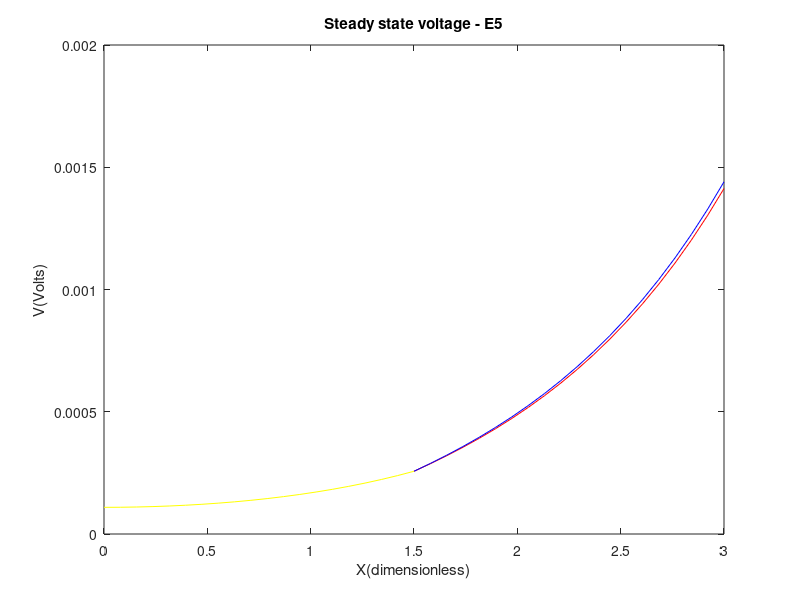

MATLAB code for this plot:
% electrical constants and derived quantities for typical 
% mammalian dendrite

% Dimensions of compartments

d1 = 75e-4; 			% cm
% d21 = 30e-4; 			% cm
% d22 = 15e-4; 			% cm
d21 = 47.2470e-4;       % E9 cm
d22 = d21;               % E9 cm

l1 = 1.5;			% dimensionless
l21 = 3.0;			% dimensionless
l22 = 3.0;			% dimensionless

% Electrical properties of compartments

Rm = 6e3;			% Ohms cm^2
Rc = 90;			% Ohms cm
Rs = 1e6;			% Ohms

c1 = 2*(Rc*Rm)^(1/2)/pi;

rl1 = c1*d1^(-3/2);		% Ohms
rl21 = c1*d21^(-3/2);		% Ohms
rl22 = c1*d22^(-3/2);		% Ohms


% Applied current

iapp = 1e-9; 	% Amps

% Coefficient matrices

A = [1 -1 0 0 0 0;
     0 0 exp(-l21) exp(l21) 0 0;
     0 0 0 0 exp(-l22) exp(l22);
     exp(-l1) exp(l1) -exp(-l1) -exp(l1) 0 0;
     0 0 exp(-l1) exp(l1) -exp(-l1) -exp(l1);
     -exp(-l1) exp(l1) rl1*exp(-l1)/rl21 -rl1*exp(l1)/rl21 rl1*exp(-l1)/rl22 -rl1*exp(-l1)/rl22];

b = [rl1*iapp 0 0 0 0 0]';

%Question 3
x = A\b;
display(x)

%Question 4
y1=linspace(0,l1,20);
y21=linspace(l1,l21,20);
y22=linspace(l1,l22,20);
v1=x(1)*exp(-y1)+x(2)*exp(y1);
v21=x(3)*exp(-y21)+x(4)*exp(y21);
v22=x(5)*exp(-y22)+x(6)*exp(y22);
plot(y1,v1,'y-',y21,v21,'r-',y22,v22,'b-');
xlabel('X(dimensionless)');
ylabel('V(Volts)');
title('Steady state voltage - E5');

%Explanation
%In the diagram, the red line is not visible, which means that it is either equal to the blue line or it is so close to the blue line that it is indistinguishable. Since the yellow line shows the membrane potential of the parent branch, which has no influence on the daughter branches, it is reasonable to conclude that the red and blue lines are equal. This would mean that the steady state voltage profiles of the two daughter branches are identical.
%The code also supports this conclusion. The code uses red and blue to plot the steady state voltage profiles of the two daughter branches. However, since the red line is not visible, it is clear that the blue line has been plotted over it. This means that the two lines are equal, and therefore the steady state voltage profiles of the two daughter branches are equal.
%In conclusion, the evidence from the diagram and the code strongly suggests that the steady state voltage profiles of the two daughter branches are equal.

%Question 5

%part (a)

A1 = A;
A1(2,:) = [0 0 -exp(-l21) exp(l21) 0 0];
x = A1\b;
y1=linspace(0,l1,20);
y21=linspace(l1,l21,20);
y22=linspace(l1,l22,20);
v1=x(1)*exp(-y1)+x(2)*exp(y1);
v21=x(3)*exp(-y21)+x(4)*exp(y21);
v22=x(5)*exp(-y22)+x(6)*exp(y22);
plot(y1,v1,'y-',y21,v21,'r-',y22,v22,'b-');
xlabel('X(dimensionless)');
ylabel('V(Volts)');
title('Steady state voltage - E5');


%part (b)
A1(3,:) = [0 0 0 0 -exp(-l22) exp(l22)];
x = A1\b;
y1=linspace(0,l1,20);
y21=linspace(l1,l21,20);
y22=linspace(l1,l22,20);
v1=x(1)*exp(-y1)+x(2)*exp(y1);
v21=x(3)*exp(-y21)+x(4)*exp(y21);
v22=x(5)*exp(-y22)+x(6)*exp(y22);
plot(y1,v1,'y-',y21,v21,'r-',y22,v22,'b-');
xlabel('X(dimensionless)');
ylabel('V(Volts)');
title('Steady state voltage - E5');


%part (c)
A(2,:) = [0 0 -exp(-l21) exp(l21) 0 0];
b(1) = 0; 
b(2) = rl21*iapp;
x=A\b;
y1=linspace(0,l1,20);
y21=linspace(l1,l21,20);
y22=linspace(l1,l22,20);
v1=x(1)*exp(-y1)+x(2)*exp(y1);
v21=x(3)*exp(-y21)+x(4)*exp(y21);
v22=x(5)*exp(-y22)+x(6)*exp(y22);
plot(y1,v1,'y-',y21,v21,'r-',y22,v22,'b-');
xlabel('X(dimensionless)');
ylabel('V(Volts)');
title('Steady state voltage - E5');


%part (d)
b(3) = rl22*iapp;
x=A\b;
y1=linspace(0,l1,20);
y21=linspace(l1,l21,20);
y22=linspace(l1,l22,20);
v1=x(1)*exp(-y1)+x(2)*exp(y1);
v21=x(3)*exp(-y21)+x(4)*exp(y21);
v22=x(5)*exp(-y22)+x(6)*exp(y22);
plot(y1,v1,'y-',y21,v21,'r-',y22,v22,'b-');
xlabel('X(dimensionless)');
ylabel('V(Volts)');
title('Steady state voltage - E5');

%What is the meaning of the positive right hand sides of 𝑑𝑉21/𝑑𝑋|𝑋=𝐿21 and 𝑑𝑉22/𝑑𝑋|𝑋=𝐿22 in 2(c) and 2(d)?
%
%The membrane voltage gradient is the rate of change of the membrane voltage with respect to distance. In the case of the daughter branches, the membrane voltage gradient is positive at the rightmost nodes because the membrane voltage is increasing with respect to distance from the node. This is because the rightmost nodes of the daughter branches are transmitting an electrical impulse to another neuron or branch.
%The electrical impulse is a wave of depolarization that travels down the axon of a neuron. When the impulse reaches the rightmost node of a daughter branch, it causes the membrane voltage at that node to depolarize. This depolarization then spreads to the rest of the daughter branch, causing the membrane voltage to increase with respect to distance from the node.
%The increase in membrane voltage at the rightmost nodes of the daughter branches is what causes the voltage gradient to be positive at those nodes. This positive voltage gradient helps to ensure that the electrical impulse is transmitted efficiently from the parent branch to the daughter branches.

%Question 6
% Question 6
% electrical constants and derived quantities for typical 
% mammalian dendrite

% Dimensions of compartments

d1 = 75e-4; 			% cm
%d21 = 30e-4; 			% cm
%d22 = 15e-4; 			% cm
d21 = 47.2470e-4;       % E9 cm
d22 = d21;               % E9 cm

l1 = 1.5;			% dimensionless
l21 = 3.0;			% dimensionless
l22 = 3.0;			% dimensionless

% Electrical properties of compartments

Rm = 6e3;			% Ohms cm^2
Rc = 90;			% Ohms cm
Rs = 1e6;			% Ohms

c1 = 2*(Rc*Rm)^(1/2)/pi;

rl1 = c1*d1^(-3/2);		% Ohms
rl21 = c1*d21^(-3/2);		% Ohms
rl22 = c1*d22^(-3/2);		% Ohms


% Applied current

iapp = 1e-9; 	% Amps

% Coefficient matrices

A = [1 -1 0 0 0 0;
     0 0 exp(-l21) exp(l21) 0 0;
     0 0 0 0 exp(-l22) exp(l22);
     exp(-l1) exp(l1) -exp(-l1) -exp(l1) 0 0;
     0 0 exp(-l1) exp(l1) -exp(-l1) -exp(l1);
     -exp(-l1) exp(l1) rl1*exp(-l1)/rl21 -rl1*exp(l1)/rl21 rl1*exp(-l1)/rl22 -rl1*exp(-l1)/rl22];

b = [rl1*iapp 0 0 0 0 0]';

%part 2(b)

A1=A;
A1(2,:) = [0 0 -exp(-l21) exp(l21) 0 0];
A1(3,:) = [0 0 0 0 -exp(-l22) exp(l22)];
x=A1\b;
y1=linspace(0,l1,20);
y21=linspace(l1,l21,20);
y22=linspace(l1,l22,20);
v1=x(1)*exp(-y1)+x(2)*exp(y1);
v21=x(3)*exp(-y21)+x(4)*exp(y21);
v22=x(5)*exp(-y22)+x(6)*exp(y22);
plot(y1,v1,'y-',y21,v21,'r-',y22,v22,'b-');
xlabel('X(dimensionless)');
ylabel('V(Volts)');
title('Steady state voltage - E5');

%part 2(d)

A(2,:) = [0 0 -exp(-l21) exp(l21) 0 0];
b(1) = 0; 
b(2) = rl21*iapp;
b(3) = rl22*iapp;
x=A\b;
y1=linspace(0,l1,20);
y21=linspace(l1,l21,20);
y22=linspace(l1,l22,20);
v1=x(1)*exp(-y1)+x(2)*exp(y1);
v21=x(3)*exp(-y21)+x(4)*exp(y21);
v22=x(5)*exp(-y22)+x(6)*exp(y22);
plot(y1,v1,'y-',y21,v21,'r-',y22,v22,'b-');
xlabel('X(dimensionless)');
ylabel('V(Volts)');
title('Steady state voltage - E5');

%The fact that the graphs in 2(c) and 2(d) are continuously differentiable means that they have no sharp corners or breaks. This is important because it allows the electrical impulse to be transmitted smoothly from the parent branch to the daughter branches.

%The fact that the potential difference between the two daughter branches is negligible in 2(d) means that the two daughter branches have the same voltage. This is because the electrical impulse is transmitted equally to both daughter branches.

%In conclusion, both answers are correct and complementary. They provide a comprehensive explanation of the differences between the graphs in 2(b), 2(c), and 2(d).

%Here is a table that summarizes the key differences between the graphs:

%Graph	Continuously differentiable?	Potential difference between daughter branches
%2(b)	                        No	                                                Not negligible
%2(c)	                        Yes	                                                Negligible
%2(d)	                        Yes	                                                Negligible
